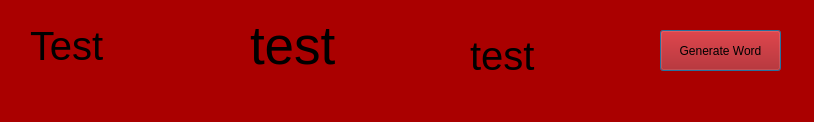
<?xml version="1.0" encoding="UTF-8"?>
<ui version="4.0">
 <class>Dialog</class>
 <widget class="QDialog" name="Dialog">
  <property name="geometry">
   <rect>
    <x>0</x>
    <y>0</y>
    <width>814</width>
    <height>122</height>
   </rect>
  </property>
  <property name="palette">
   <palette>
    <active>
     <colorrole role="WindowText">
      <brush brushstyle="SolidPattern">
       <color alpha="255">
        <red>0</red>
        <green>0</green>
        <blue>0</blue>
       </color>
      </brush>
     </colorrole>
     <colorrole role="Button">
      <brush brushstyle="SolidPattern">
       <color alpha="255">
        <red>170</red>
        <green>0</green>
        <blue>0</blue>
       </color>
      </brush>
     </colorrole>
     <colorrole role="Light">
      <brush brushstyle="SolidPattern">
       <color alpha="255">
        <red>255</red>
        <green>0</green>
        <blue>0</blue>
       </color>
      </brush>
     </colorrole>
     <colorrole role="Midlight">
      <brush brushstyle="SolidPattern">
       <color alpha="255">
        <red>212</red>
        <green>0</green>
        <blue>0</blue>
       </color>
      </brush>
     </colorrole>
     <colorrole role="Dark">
      <brush brushstyle="SolidPattern">
       <color alpha="255">
        <red>85</red>
        <green>0</green>
        <blue>0</blue>
       </color>
      </brush>
     </colorrole>
     <colorrole role="Mid">
      <brush brushstyle="SolidPattern">
       <color alpha="255">
        <red>113</red>
        <green>0</green>
        <blue>0</blue>
       </color>
      </brush>
     </colorrole>
     <colorrole role="Text">
      <brush brushstyle="SolidPattern">
       <color alpha="255">
        <red>0</red>
        <green>0</green>
        <blue>0</blue>
       </color>
      </brush>
     </colorrole>
     <colorrole role="BrightText">
      <brush brushstyle="SolidPattern">
       <color alpha="255">
        <red>255</red>
        <green>255</green>
        <blue>255</blue>
       </color>
      </brush>
     </colorrole>
     <colorrole role="ButtonText">
      <brush brushstyle="SolidPattern">
       <color alpha="255">
        <red>0</red>
        <green>0</green>
        <blue>0</blue>
       </color>
      </brush>
     </colorrole>
     <colorrole role="Base">
      <brush brushstyle="SolidPattern">
       <color alpha="255">
        <red>255</red>
        <green>255</green>
        <blue>255</blue>
       </color>
      </brush>
     </colorrole>
     <colorrole role="Window">
      <brush brushstyle="SolidPattern">
       <color alpha="255">
        <red>170</red>
        <green>0</green>
        <blue>0</blue>
       </color>
      </brush>
     </colorrole>
     <colorrole role="Shadow">
      <brush brushstyle="SolidPattern">
       <color alpha="255">
        <red>0</red>
        <green>0</green>
        <blue>0</blue>
       </color>
      </brush>
     </colorrole>
     <colorrole role="AlternateBase">
      <brush brushstyle="SolidPattern">
       <color alpha="255">
        <red>212</red>
        <green>127</green>
        <blue>127</blue>
       </color>
      </brush>
     </colorrole>
     <colorrole role="ToolTipBase">
      <brush brushstyle="SolidPattern">
       <color alpha="255">
        <red>255</red>
        <green>255</green>
        <blue>220</blue>
       </color>
      </brush>
     </colorrole>
     <colorrole role="ToolTipText">
      <brush brushstyle="SolidPattern">
       <color alpha="255">
        <red>0</red>
        <green>0</green>
        <blue>0</blue>
       </color>
      </brush>
     </colorrole>
    </active>
    <inactive>
     <colorrole role="WindowText">
      <brush brushstyle="SolidPattern">
       <color alpha="255">
        <red>0</red>
        <green>0</green>
        <blue>0</blue>
       </color>
      </brush>
     </colorrole>
     <colorrole role="Button">
      <brush brushstyle="SolidPattern">
       <color alpha="255">
        <red>170</red>
        <green>0</green>
        <blue>0</blue>
       </color>
      </brush>
     </colorrole>
     <colorrole role="Light">
      <brush brushstyle="SolidPattern">
       <color alpha="255">
        <red>255</red>
        <green>0</green>
        <blue>0</blue>
       </color>
      </brush>
     </colorrole>
     <colorrole role="Midlight">
      <brush brushstyle="SolidPattern">
       <color alpha="255">
        <red>212</red>
        <green>0</green>
        <blue>0</blue>
       </color>
      </brush>
     </colorrole>
     <colorrole role="Dark">
      <brush brushstyle="SolidPattern">
       <color alpha="255">
        <red>85</red>
        <green>0</green>
        <blue>0</blue>
       </color>
      </brush>
     </colorrole>
     <colorrole role="Mid">
      <brush brushstyle="SolidPattern">
       <color alpha="255">
        <red>113</red>
        <green>0</green>
        <blue>0</blue>
       </color>
      </brush>
     </colorrole>
     <colorrole role="Text">
      <brush brushstyle="SolidPattern">
       <color alpha="255">
        <red>0</red>
        <green>0</green>
        <blue>0</blue>
       </color>
      </brush>
     </colorrole>
     <colorrole role="BrightText">
      <brush brushstyle="SolidPattern">
       <color alpha="255">
        <red>255</red>
        <green>255</green>
        <blue>255</blue>
       </color>
      </brush>
     </colorrole>
     <colorrole role="ButtonText">
      <brush brushstyle="SolidPattern">
       <color alpha="255">
        <red>0</red>
        <green>0</green>
        <blue>0</blue>
       </color>
      </brush>
     </colorrole>
     <colorrole role="Base">
      <brush brushstyle="SolidPattern">
       <color alpha="255">
        <red>255</red>
        <green>255</green>
        <blue>255</blue>
       </color>
      </brush>
     </colorrole>
     <colorrole role="Window">
      <brush brushstyle="SolidPattern">
       <color alpha="255">
        <red>170</red>
        <green>0</green>
        <blue>0</blue>
       </color>
      </brush>
     </colorrole>
     <colorrole role="Shadow">
      <brush brushstyle="SolidPattern">
       <color alpha="255">
        <red>0</red>
        <green>0</green>
        <blue>0</blue>
       </color>
      </brush>
     </colorrole>
     <colorrole role="AlternateBase">
      <brush brushstyle="SolidPattern">
       <color alpha="255">
        <red>212</red>
        <green>127</green>
        <blue>127</blue>
       </color>
      </brush>
     </colorrole>
     <colorrole role="ToolTipBase">
      <brush brushstyle="SolidPattern">
       <color alpha="255">
        <red>255</red>
        <green>255</green>
        <blue>220</blue>
       </color>
      </brush>
     </colorrole>
     <colorrole role="ToolTipText">
      <brush brushstyle="SolidPattern">
       <color alpha="255">
        <red>0</red>
        <green>0</green>
        <blue>0</blue>
       </color>
      </brush>
     </colorrole>
    </inactive>
    <disabled>
     <colorrole role="WindowText">
      <brush brushstyle="SolidPattern">
       <color alpha="255">
        <red>85</red>
        <green>0</green>
        <blue>0</blue>
       </color>
      </brush>
     </colorrole>
     <colorrole role="Button">
      <brush brushstyle="SolidPattern">
       <color alpha="255">
        <red>170</red>
        <green>0</green>
        <blue>0</blue>
       </color>
      </brush>
     </colorrole>
     <colorrole role="Light">
      <brush brushstyle="SolidPattern">
       <color alpha="255">
        <red>255</red>
        <green>0</green>
        <blue>0</blue>
       </color>
      </brush>
     </colorrole>
     <colorrole role="Midlight">
      <brush brushstyle="SolidPattern">
       <color alpha="255">
        <red>212</red>
        <green>0</green>
        <blue>0</blue>
       </color>
      </brush>
     </colorrole>
     <colorrole role="Dark">
      <brush brushstyle="SolidPattern">
       <color alpha="255">
        <red>85</red>
        <green>0</green>
        <blue>0</blue>
       </color>
      </brush>
     </colorrole>
     <colorrole role="Mid">
      <brush brushstyle="SolidPattern">
       <color alpha="255">
        <red>113</red>
        <green>0</green>
        <blue>0</blue>
       </color>
      </brush>
     </colorrole>
     <colorrole role="Text">
      <brush brushstyle="SolidPattern">
       <color alpha="255">
        <red>85</red>
        <green>0</green>
        <blue>0</blue>
       </color>
      </brush>
     </colorrole>
     <colorrole role="BrightText">
      <brush brushstyle="SolidPattern">
       <color alpha="255">
        <red>255</red>
        <green>255</green>
        <blue>255</blue>
       </color>
      </brush>
     </colorrole>
     <colorrole role="ButtonText">
      <brush brushstyle="SolidPattern">
       <color alpha="255">
        <red>85</red>
        <green>0</green>
        <blue>0</blue>
       </color>
      </brush>
     </colorrole>
     <colorrole role="Base">
      <brush brushstyle="SolidPattern">
       <color alpha="255">
        <red>170</red>
        <green>0</green>
        <blue>0</blue>
       </color>
      </brush>
     </colorrole>
     <colorrole role="Window">
      <brush brushstyle="SolidPattern">
       <color alpha="255">
        <red>170</red>
        <green>0</green>
        <blue>0</blue>
       </color>
      </brush>
     </colorrole>
     <colorrole role="Shadow">
      <brush brushstyle="SolidPattern">
       <color alpha="255">
        <red>0</red>
        <green>0</green>
        <blue>0</blue>
       </color>
      </brush>
     </colorrole>
     <colorrole role="AlternateBase">
      <brush brushstyle="SolidPattern">
       <color alpha="255">
        <red>170</red>
        <green>0</green>
        <blue>0</blue>
       </color>
      </brush>
     </colorrole>
     <colorrole role="ToolTipBase">
      <brush brushstyle="SolidPattern">
       <color alpha="255">
        <red>255</red>
        <green>255</green>
        <blue>220</blue>
       </color>
      </brush>
     </colorrole>
     <colorrole role="ToolTipText">
      <brush brushstyle="SolidPattern">
       <color alpha="255">
        <red>0</red>
        <green>0</green>
        <blue>0</blue>
       </color>
      </brush>
     </colorrole>
    </disabled>
   </palette>
  </property>
  <property name="windowTitle">
   <string>Dialog</string>
  </property>
  <widget class="QPushButton" name="button">
   <property name="geometry">
    <rect>
     <x>660</x>
     <y>30</y>
     <width>121</width>
     <height>41</height>
    </rect>
   </property>
   <property name="text">
    <string>Generate Word</string>
   </property>
  </widget>
  <widget class="QLabel" name="label">
   <property name="geometry">
    <rect>
     <x>30</x>
     <y>0</y>
     <width>211</width>
     <height>91</height>
    </rect>
   </property>
   <property name="font">
    <font>
     <pointsize>30</pointsize>
    </font>
   </property>
   <property name="text">
    <string>Test</string>
   </property>
  </widget>
  <widget class="QLabel" name="label_2">
   <property name="enabled">
    <bool>true</bool>
   </property>
   <property name="geometry">
    <rect>
     <x>470</x>
     <y>30</y>
     <width>181</width>
     <height>51</height>
    </rect>
   </property>
   <property name="font">
    <font>
     <pointsize>30</pointsize>
    </font>
   </property>
   <property name="text">
    <string>test</string>
   </property>
  </widget>
  <widget class="QLabel" name="label_3">
   <property name="geometry">
    <rect>
     <x>250</x>
     <y>10</y>
     <width>161</width>
     <height>71</height>
    </rect>
   </property>
   <property name="font">
    <font>
     <pointsize>40</pointsize>
    </font>
   </property>
   <property name="text">
    <string>test</string>
   </property>
  </widget>
 </widget>
 <resources/>
 <connections/>
</ui>
